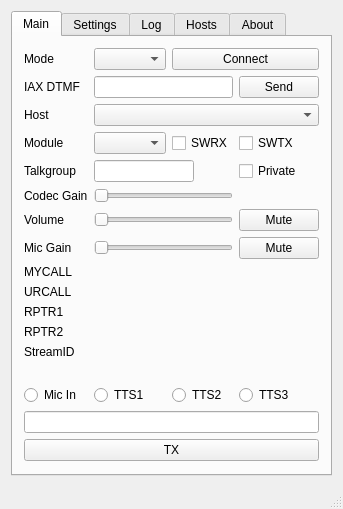
<?xml version="1.0" encoding="UTF-8"?>
<ui version="4.0">
 <class>DudeStar</class>
 <widget class="QMainWindow" name="DudeStar">
  <property name="geometry">
   <rect>
    <x>0</x>
    <y>0</y>
    <width>313</width>
    <height>471</height>
   </rect>
  </property>
  <property name="windowTitle">
   <string>DUDE-Star</string>
  </property>
  <property name="windowIcon">
   <iconset resource="dudestar.qrc">
    <normaloff>:/images/dudestar.png</normaloff>:/images/dudestar.png</iconset>
  </property>
  <widget class="QWidget" name="centralWidget">
   <layout class="QGridLayout" name="gridLayout_5">
    <item row="0" column="0">
     <widget class="QTabWidget" name="tabWidget">
      <property name="currentIndex">
       <number>0</number>
      </property>
      <widget class="QWidget" name="tabMain">
       <property name="sizePolicy">
        <sizepolicy hsizetype="Preferred" vsizetype="Fixed">
         <horstretch>0</horstretch>
         <verstretch>0</verstretch>
        </sizepolicy>
       </property>
       <attribute name="title">
        <string>Main</string>
       </attribute>
       <layout class="QGridLayout" name="gridLayout">
        <item row="9" column="1">
         <widget class="QLabel" name="micLabel">
          <property name="sizePolicy">
           <sizepolicy hsizetype="Preferred" vsizetype="Fixed">
            <horstretch>0</horstretch>
            <verstretch>0</verstretch>
           </sizepolicy>
          </property>
          <property name="text">
           <string>Mic Gain</string>
          </property>
         </widget>
        </item>
        <item row="6" column="4">
         <layout class="QHBoxLayout" name="horizontalLayout">
          <item>
           <widget class="QLabel" name="labelCodecGain">
            <property name="text">
             <string/>
            </property>
           </widget>
          </item>
         </layout>
        </item>
        <item row="16" column="2">
         <widget class="QRadioButton" name="radioTTS1">
          <property name="text">
           <string>TTS1</string>
          </property>
         </widget>
        </item>
        <item row="3" column="2">
         <widget class="QComboBox" name="comboModule"/>
        </item>
        <item row="2" column="2" colspan="3">
         <widget class="QComboBox" name="comboHost"/>
        </item>
        <item row="12" column="1">
         <widget class="QLabel" name="label3">
          <property name="sizePolicy">
           <sizepolicy hsizetype="Preferred" vsizetype="Fixed">
            <horstretch>0</horstretch>
            <verstretch>0</verstretch>
           </sizepolicy>
          </property>
          <property name="text">
           <string>RPTR1</string>
          </property>
         </widget>
        </item>
        <item row="10" column="2" colspan="3">
         <widget class="QLabel" name="data1">
          <property name="sizePolicy">
           <sizepolicy hsizetype="Preferred" vsizetype="Fixed">
            <horstretch>0</horstretch>
            <verstretch>0</verstretch>
           </sizepolicy>
          </property>
          <property name="text">
           <string/>
          </property>
         </widget>
        </item>
        <item row="9" column="4">
         <widget class="QPushButton" name="pushMicMute">
          <property name="text">
           <string>Mute</string>
          </property>
         </widget>
        </item>
        <item row="8" column="2" colspan="2">
         <widget class="QSlider" name="sliderVolume">
          <property name="toolTip">
           <string>Codec output gain adjust.  This is not an audio device volume control.  0 = no adjustment to codec output.</string>
          </property>
          <property name="orientation">
           <enum>Qt::Horizontal</enum>
          </property>
          <property name="tickPosition">
           <enum>QSlider::NoTicks</enum>
          </property>
         </widget>
        </item>
        <item row="16" column="3">
         <widget class="QRadioButton" name="radioTTS2">
          <property name="text">
           <string>TTS2</string>
          </property>
         </widget>
        </item>
        <item row="0" column="1">
         <widget class="QLabel" name="labelMode">
          <property name="text">
           <string>Mode</string>
          </property>
         </widget>
        </item>
        <item row="6" column="2" colspan="2">
         <widget class="QSlider" name="sliderCodecGain">
          <property name="orientation">
           <enum>Qt::Horizontal</enum>
          </property>
         </widget>
        </item>
        <item row="0" column="3" colspan="2">
         <widget class="QPushButton" name="pushConnect">
          <property name="text">
           <string>Connect</string>
          </property>
         </widget>
        </item>
        <item row="16" column="1">
         <widget class="QRadioButton" name="radioMic">
          <property name="text">
           <string>Mic In</string>
          </property>
         </widget>
        </item>
        <item row="17" column="1" colspan="4">
         <widget class="QLineEdit" name="editTTSTXT"/>
        </item>
        <item row="15" column="1">
         <widget class="QLabel" name="label6">
          <property name="sizePolicy">
           <sizepolicy hsizetype="Preferred" vsizetype="Fixed">
            <horstretch>0</horstretch>
            <verstretch>0</verstretch>
           </sizepolicy>
          </property>
          <property name="text">
           <string/>
          </property>
         </widget>
        </item>
        <item row="8" column="1">
         <widget class="QLabel" name="labelVolume">
          <property name="sizePolicy">
           <sizepolicy hsizetype="Fixed" vsizetype="Fixed">
            <horstretch>0</horstretch>
            <verstretch>0</verstretch>
           </sizepolicy>
          </property>
          <property name="text">
           <string>Volume</string>
          </property>
         </widget>
        </item>
        <item row="13" column="2" colspan="3">
         <widget class="QLabel" name="data4">
          <property name="sizePolicy">
           <sizepolicy hsizetype="Preferred" vsizetype="Fixed">
            <horstretch>0</horstretch>
            <verstretch>0</verstretch>
           </sizepolicy>
          </property>
          <property name="text">
           <string/>
          </property>
         </widget>
        </item>
        <item row="10" column="1">
         <widget class="QLabel" name="label1">
          <property name="sizePolicy">
           <sizepolicy hsizetype="Preferred" vsizetype="Fixed">
            <horstretch>0</horstretch>
            <verstretch>0</verstretch>
           </sizepolicy>
          </property>
          <property name="text">
           <string>MYCALL</string>
          </property>
         </widget>
        </item>
        <item row="3" column="3">
         <widget class="QCheckBox" name="checkSWRX">
          <property name="text">
           <string>SWRX</string>
          </property>
         </widget>
        </item>
        <item row="3" column="1">
         <widget class="QLabel" name="labelModule">
          <property name="text">
           <string>Module</string>
          </property>
         </widget>
        </item>
        <item row="16" column="4">
         <widget class="QRadioButton" name="radioTTS3">
          <property name="text">
           <string>TTS3</string>
          </property>
         </widget>
        </item>
        <item row="2" column="1">
         <widget class="QLabel" name="labelHost">
          <property name="text">
           <string>Host</string>
          </property>
         </widget>
        </item>
        <item row="9" column="2" colspan="2">
         <widget class="QSlider" name="sliderMic">
          <property name="toolTip">
           <string>Audio capture device gain adjust .</string>
          </property>
          <property name="orientation">
           <enum>Qt::Horizontal</enum>
          </property>
         </widget>
        </item>
        <item row="4" column="1">
         <widget class="QLabel" name="labelTalkgroup">
          <property name="sizePolicy">
           <sizepolicy hsizetype="Preferred" vsizetype="Fixed">
            <horstretch>0</horstretch>
            <verstretch>0</verstretch>
           </sizepolicy>
          </property>
          <property name="text">
           <string>Talkgroup</string>
          </property>
         </widget>
        </item>
        <item row="8" column="4">
         <widget class="QPushButton" name="pushVolMute">
          <property name="text">
           <string>Mute</string>
          </property>
         </widget>
        </item>
        <item row="6" column="1">
         <widget class="QLabel" name="label">
          <property name="text">
           <string>Codec Gain</string>
          </property>
         </widget>
        </item>
        <item row="3" column="4">
         <widget class="QCheckBox" name="checkSWTX">
          <property name="sizePolicy">
           <sizepolicy hsizetype="Preferred" vsizetype="Fixed">
            <horstretch>0</horstretch>
            <verstretch>0</verstretch>
           </sizepolicy>
          </property>
          <property name="text">
           <string>SWTX</string>
          </property>
         </widget>
        </item>
        <item row="18" column="1" colspan="4">
         <widget class="QPushButton" name="pushTX">
          <property name="text">
           <string>TX</string>
          </property>
         </widget>
        </item>
        <item row="13" column="1">
         <widget class="QLabel" name="label4">
          <property name="sizePolicy">
           <sizepolicy hsizetype="Preferred" vsizetype="Fixed">
            <horstretch>0</horstretch>
            <verstretch>0</verstretch>
           </sizepolicy>
          </property>
          <property name="text">
           <string>RPTR2</string>
          </property>
         </widget>
        </item>
        <item row="11" column="2" colspan="3">
         <widget class="QLabel" name="data2">
          <property name="sizePolicy">
           <sizepolicy hsizetype="Preferred" vsizetype="Fixed">
            <horstretch>0</horstretch>
            <verstretch>0</verstretch>
           </sizepolicy>
          </property>
          <property name="text">
           <string/>
          </property>
         </widget>
        </item>
        <item row="11" column="1">
         <widget class="QLabel" name="label2">
          <property name="sizePolicy">
           <sizepolicy hsizetype="Preferred" vsizetype="Fixed">
            <horstretch>0</horstretch>
            <verstretch>0</verstretch>
           </sizepolicy>
          </property>
          <property name="text">
           <string>URCALL</string>
          </property>
         </widget>
        </item>
        <item row="14" column="1">
         <widget class="QLabel" name="label5">
          <property name="sizePolicy">
           <sizepolicy hsizetype="Preferred" vsizetype="Fixed">
            <horstretch>0</horstretch>
            <verstretch>0</verstretch>
           </sizepolicy>
          </property>
          <property name="text">
           <string>StreamID</string>
          </property>
         </widget>
        </item>
        <item row="14" column="2" colspan="3">
         <widget class="QLabel" name="data5">
          <property name="sizePolicy">
           <sizepolicy hsizetype="Preferred" vsizetype="Fixed">
            <horstretch>0</horstretch>
            <verstretch>0</verstretch>
           </sizepolicy>
          </property>
          <property name="text">
           <string/>
          </property>
         </widget>
        </item>
        <item row="12" column="2" colspan="3">
         <widget class="QLabel" name="data3">
          <property name="sizePolicy">
           <sizepolicy hsizetype="Preferred" vsizetype="Fixed">
            <horstretch>0</horstretch>
            <verstretch>0</verstretch>
           </sizepolicy>
          </property>
          <property name="text">
           <string/>
          </property>
         </widget>
        </item>
        <item row="15" column="2" colspan="3">
         <widget class="QLabel" name="data6">
          <property name="sizePolicy">
           <sizepolicy hsizetype="Preferred" vsizetype="Fixed">
            <horstretch>0</horstretch>
            <verstretch>0</verstretch>
           </sizepolicy>
          </property>
          <property name="text">
           <string/>
          </property>
         </widget>
        </item>
        <item row="5" column="1" colspan="4">
         <layout class="QHBoxLayout" name="levelmeterLayout">
          <property name="spacing">
           <number>2</number>
          </property>
         </layout>
        </item>
        <item row="0" column="2">
         <widget class="QComboBox" name="comboMode"/>
        </item>
        <item row="1" column="1">
         <widget class="QLabel" name="labelIAXDTMF">
          <property name="text">
           <string>IAX DTMF</string>
          </property>
         </widget>
        </item>
        <item row="1" column="2" colspan="2">
         <widget class="QLineEdit" name="editIAXDTMF"/>
        </item>
        <item row="1" column="4">
         <widget class="QPushButton" name="pushIAXDTMF">
          <property name="text">
           <string>Send</string>
          </property>
         </widget>
        </item>
        <item row="4" column="4">
         <widget class="QCheckBox" name="checkPrivate">
          <property name="text">
           <string>Private</string>
          </property>
         </widget>
        </item>
        <item row="4" column="2" colspan="2">
         <widget class="QLineEdit" name="editTG">
          <property name="maximumSize">
           <size>
            <width>100</width>
            <height>16777215</height>
           </size>
          </property>
         </widget>
        </item>
       </layout>
      </widget>
      <widget class="QWidget" name="settingsTab">
       <attribute name="title">
        <string>Settings</string>
       </attribute>
       <layout class="QGridLayout" name="gridLayout_3">
        <item row="0" column="0">
         <widget class="QScrollArea" name="scrollArea">
          <property name="horizontalScrollBarPolicy">
           <enum>Qt::ScrollBarAlwaysOff</enum>
          </property>
          <property name="widgetResizable">
           <bool>true</bool>
          </property>
          <widget class="QWidget" name="scrollAreaWidgetContents">
           <property name="geometry">
            <rect>
             <x>0</x>
             <y>-400</y>
             <width>372</width>
             <height>1383</height>
            </rect>
           </property>
           <layout class="QGridLayout" name="gridLayout_4">
            <item row="31" column="1" colspan="2">
             <widget class="QLineEdit" name="editIAXPassword">
              <property name="echoMode">
               <enum>QLineEdit::Password</enum>
              </property>
             </widget>
            </item>
            <item row="23" column="3">
             <widget class="QLineEdit" name="editURCALL">
              <property name="maximumSize">
               <size>
                <width>16777215</width>
                <height>16777215</height>
               </size>
              </property>
             </widget>
            </item>
            <item row="53" column="0">
             <widget class="QPushButton" name="pushUpdateHostFiles">
              <property name="text">
               <string>Update host files</string>
              </property>
             </widget>
            </item>
            <item row="28" column="0">
             <widget class="QRadioButton" name="radioButtonM173200">
              <property name="text">
               <string>Full rate (VW)</string>
              </property>
             </widget>
            </item>
            <item row="23" column="1">
             <widget class="QLineEdit" name="editMYCALL">
              <property name="maximumSize">
               <size>
                <width>16777215</width>
                <height>16777215</height>
               </size>
              </property>
              <property name="text">
               <string/>
              </property>
             </widget>
            </item>
            <item row="8" column="3">
             <widget class="QComboBox" name="comboESSID">
              <property name="maximumSize">
               <size>
                <width>60</width>
                <height>16777215</height>
               </size>
              </property>
             </widget>
            </item>
            <item row="47" column="0">
             <widget class="QLabel" name="label_12">
              <property name="text">
               <string>D-StarTXLevel</string>
              </property>
             </widget>
            </item>
            <item row="45" column="1">
             <widget class="QLineEdit" name="editModemTxDelay"/>
            </item>
            <item row="49" column="1">
             <widget class="QLineEdit" name="editModemYSFTxLevel"/>
            </item>
            <item row="29" column="1" colspan="3">
             <widget class="Line" name="line_5">
              <property name="orientation">
               <enum>Qt::Horizontal</enum>
              </property>
             </widget>
            </item>
            <item row="13" column="1" colspan="2">
             <widget class="QLineEdit" name="editLong"/>
            </item>
            <item row="36" column="0">
             <widget class="QLabel" name="labelModemRxFreq">
              <property name="text">
               <string>RX Freq (Hz)</string>
              </property>
             </widget>
            </item>
            <item row="19" column="1" colspan="2">
             <widget class="QLineEdit" name="editPKID">
              <property name="enabled">
               <bool>true</bool>
              </property>
             </widget>
            </item>
            <item row="38" column="0">
             <widget class="QLabel" name="label_4">
              <property name="text">
               <string>RX Offset (Hz)</string>
              </property>
             </widget>
            </item>
            <item row="5" column="2" colspan="2">
             <widget class="QCheckBox" name="checkIPv6">
              <property name="text">
               <string>Use IPv6 when available</string>
              </property>
             </widget>
            </item>
            <item row="40" column="0">
             <widget class="QLabel" name="label_6">
              <property name="text">
               <string>RX Level</string>
              </property>
             </widget>
            </item>
            <item row="40" column="1">
             <widget class="QLineEdit" name="editModemRxLevel"/>
            </item>
            <item row="8" column="1">
             <widget class="QLineEdit" name="editDMRID">
              <property name="maximumSize">
               <size>
                <width>16777215</width>
                <height>16777215</height>
               </size>
              </property>
             </widget>
            </item>
            <item row="42" column="0">
             <widget class="QLabel" name="label_8">
              <property name="text">
               <string>RX DC Offset</string>
              </property>
             </widget>
            </item>
            <item row="11" column="0">
             <widget class="QLabel" name="labelCC">
              <property name="text">
               <string>ColorCode</string>
              </property>
             </widget>
            </item>
            <item row="41" column="0">
             <widget class="QLabel" name="label_7">
              <property name="text">
               <string>TX Level</string>
              </property>
             </widget>
            </item>
            <item row="45" column="0">
             <widget class="QLabel" name="label_17">
              <property name="text">
               <string>TX Delay</string>
              </property>
             </widget>
            </item>
            <item row="7" column="1" colspan="3">
             <widget class="Line" name="line">
              <property name="orientation">
               <enum>Qt::Horizontal</enum>
              </property>
             </widget>
            </item>
            <item row="17" column="1" colspan="2">
             <widget class="QLineEdit" name="editURL"/>
            </item>
            <item row="34" column="1" colspan="2">
             <widget class="QLineEdit" name="editIAXPort"/>
            </item>
            <item row="22" column="1" colspan="3">
             <widget class="Line" name="line_3">
              <property name="orientation">
               <enum>Qt::Horizontal</enum>
              </property>
             </widget>
            </item>
            <item row="32" column="0">
             <widget class="QLabel" name="labelIAXNode">
              <property name="text">
               <string>Node[@context]</string>
              </property>
             </widget>
            </item>
            <item row="37" column="0">
             <widget class="QLabel" name="label_3">
              <property name="text">
               <string>TX Freq (Hz)</string>
              </property>
             </widget>
            </item>
            <item row="15" column="0">
             <widget class="QLabel" name="labelDesc">
              <property name="text">
               <string>Description</string>
              </property>
             </widget>
            </item>
            <item row="1" column="1" colspan="3">
             <widget class="QComboBox" name="comboModem"/>
            </item>
            <item row="11" column="3">
             <widget class="QComboBox" name="comboSlot">
              <property name="maximumSize">
               <size>
                <width>60</width>
                <height>16777215</height>
               </size>
              </property>
             </widget>
            </item>
            <item row="43" column="1">
             <widget class="QLineEdit" name="editModemTxDCOffset"/>
            </item>
            <item row="46" column="0">
             <widget class="QLabel" name="label_11">
              <property name="text">
               <string>CWIdTXLevel</string>
              </property>
             </widget>
            </item>
            <item row="25" column="0">
             <widget class="QLabel" name="labelUTTX">
              <property name="text">
               <string>User txt</string>
              </property>
             </widget>
            </item>
            <item row="1" column="0">
             <widget class="QLabel" name="labelModem">
              <property name="text">
               <string>Modem</string>
              </property>
             </widget>
            </item>
            <item row="52" column="2">
             <widget class="QCheckBox" name="checkModemPTTInvert">
              <property name="text">
               <string>PTTInvert</string>
              </property>
             </widget>
            </item>
            <item row="8" column="2">
             <widget class="QLabel" name="labelESSID">
              <property name="maximumSize">
               <size>
                <width>60</width>
                <height>16777215</height>
               </size>
              </property>
              <property name="text">
               <string>ESSID</string>
              </property>
             </widget>
            </item>
            <item row="33" column="0">
             <widget class="QLabel" name="labelIAXHost">
              <property name="text">
               <string>Host</string>
              </property>
             </widget>
            </item>
            <item row="3" column="1" colspan="3">
             <widget class="QComboBox" name="comboCapture"/>
            </item>
            <item row="20" column="0">
             <widget class="QLabel" name="labelDMROptions">
              <property name="text">
               <string>DMR+ options</string>
              </property>
             </widget>
            </item>
            <item row="0" column="1" colspan="3">
             <widget class="QComboBox" name="comboVocoder"/>
            </item>
            <item row="39" column="1">
             <widget class="QLineEdit" name="editModemTxOffset"/>
            </item>
            <item row="33" column="1" colspan="2">
             <widget class="QLineEdit" name="editIAXHost">
              <property name="toolTip">
               <string>default port = 4569</string>
              </property>
             </widget>
            </item>
            <item row="28" column="1" colspan="2">
             <widget class="QRadioButton" name="radioButtonM171600">
              <property name="text">
               <string>Voice / Data (DN)</string>
              </property>
             </widget>
            </item>
            <item row="29" column="0">
             <widget class="QLabel" name="labelIAXSettings">
              <property name="font">
               <font>
                <weight>75</weight>
                <bold>true</bold>
               </font>
              </property>
              <property name="text">
               <string>IAX Settings</string>
              </property>
             </widget>
            </item>
            <item row="26" column="0" colspan="4">
             <widget class="QCheckBox" name="checkXrf2Ref">
              <property name="text">
               <string>Connect to XRF using REF (Dplus) protocol</string>
              </property>
             </widget>
            </item>
            <item row="36" column="1" colspan="2">
             <widget class="QLineEdit" name="editModemRxFreq"/>
            </item>
            <item row="18" column="1" colspan="2">
             <widget class="QLineEdit" name="editSWID">
              <property name="enabled">
               <bool>true</bool>
              </property>
             </widget>
            </item>
            <item row="50" column="1">
             <widget class="QLineEdit" name="editModemP25TxLevel"/>
            </item>
            <item row="25" column="1" colspan="3">
             <widget class="QLineEdit" name="editUserTxt"/>
            </item>
            <item row="15" column="1" colspan="2">
             <widget class="QLineEdit" name="editDesc"/>
            </item>
            <item row="35" column="1" colspan="3">
             <widget class="Line" name="line_4">
              <property name="orientation">
               <enum>Qt::Horizontal</enum>
              </property>
             </widget>
            </item>
            <item row="14" column="1" colspan="2">
             <widget class="QLineEdit" name="editLocation"/>
            </item>
            <item row="50" column="0">
             <widget class="QLabel" name="label_15">
              <property name="text">
               <string>P25TXLevel</string>
              </property>
             </widget>
            </item>
            <item row="14" column="0">
             <widget class="QLabel" name="labelLocation">
              <property name="text">
               <string>Location</string>
              </property>
             </widget>
            </item>
            <item row="11" column="2">
             <widget class="QLabel" name="labelSlot">
              <property name="maximumSize">
               <size>
                <width>60</width>
                <height>16777215</height>
               </size>
              </property>
              <property name="text">
               <string>Slot</string>
              </property>
             </widget>
            </item>
            <item row="32" column="1" colspan="2">
             <widget class="QLineEdit" name="editIAXNode">
              <property name="toolTip">
               <string extracomment="default context = iax-client">default context = iax-client</string>
              </property>
             </widget>
            </item>
            <item row="23" column="0">
             <widget class="QLabel" name="labelMCTX">
              <property name="text">
               <string>MYCALL</string>
              </property>
             </widget>
            </item>
            <item row="52" column="0">
             <widget class="QCheckBox" name="checkModemTxInvert">
              <property name="text">
               <string>TXInvert</string>
              </property>
             </widget>
            </item>
            <item row="11" column="1">
             <widget class="QComboBox" name="comboCC">
              <property name="maximumSize">
               <size>
                <width>60</width>
                <height>16777215</height>
               </size>
              </property>
             </widget>
            </item>
            <item row="30" column="0">
             <widget class="QLabel" name="labelIAXUser">
              <property name="text">
               <string>Username</string>
              </property>
             </widget>
            </item>
            <item row="8" column="0">
             <widget class="QLabel" name="labelDMRID">
              <property name="text">
               <string>DMR ID</string>
              </property>
             </widget>
            </item>
            <item row="53" column="1">
             <widget class="QPushButton" name="pushUpdateDMRIDs">
              <property name="text">
               <string>Update ID files</string>
              </property>
             </widget>
            </item>
            <item row="39" column="0">
             <widget class="QLabel" name="label_5">
              <property name="text">
               <string>Tx Offset (Hz)</string>
              </property>
             </widget>
            </item>
            <item row="38" column="1">
             <widget class="QLineEdit" name="editModemRxOffset"/>
            </item>
            <item row="47" column="1">
             <widget class="QLineEdit" name="editModemDstarTxLevel"/>
            </item>
            <item row="51" column="1">
             <widget class="QLineEdit" name="editModemNXDNTxLevel"/>
            </item>
            <item row="12" column="1" colspan="2">
             <widget class="QLineEdit" name="editLat"/>
            </item>
            <item row="46" column="1">
             <widget class="QLineEdit" name="editModemCWIdTxLevel"/>
            </item>
            <item row="2" column="0">
             <widget class="QLabel" name="labelPlayback">
              <property name="maximumSize">
               <size>
                <width>125</width>
                <height>16777215</height>
               </size>
              </property>
              <property name="text">
               <string>Playback device</string>
              </property>
             </widget>
            </item>
            <item row="43" column="0">
             <widget class="QLabel" name="label_9">
              <property name="text">
               <string>TX DC Offset</string>
              </property>
             </widget>
            </item>
            <item row="20" column="1" colspan="3">
             <widget class="QLineEdit" name="editDMROptions"/>
            </item>
            <item row="9" column="1" colspan="3">
             <widget class="QLineEdit" name="editBMPassword">
              <property name="echoMode">
               <enum>QLineEdit::Password</enum>
              </property>
             </widget>
            </item>
            <item row="42" column="1">
             <widget class="QLineEdit" name="editModemRxDCOffset"/>
            </item>
            <item row="0" column="0">
             <widget class="QLabel" name="labelVocoder">
              <property name="text">
               <string>Vocoder</string>
              </property>
             </widget>
            </item>
            <item row="23" column="2">
             <widget class="QLabel" name="labelURTX">
              <property name="maximumSize">
               <size>
                <width>60</width>
                <height>16777215</height>
               </size>
              </property>
              <property name="text">
               <string>URCALL</string>
              </property>
             </widget>
            </item>
            <item row="5" column="1">
             <widget class="QLineEdit" name="editCallsign">
              <property name="maximumSize">
               <size>
                <width>16777215</width>
                <height>16777215</height>
               </size>
              </property>
             </widget>
            </item>
            <item row="35" column="0">
             <widget class="QLabel" name="label_2">
              <property name="font">
               <font>
                <weight>75</weight>
                <bold>true</bold>
               </font>
              </property>
              <property name="text">
               <string>Modem Settings</string>
              </property>
             </widget>
            </item>
            <item row="19" column="0">
             <widget class="QLabel" name="labelPKID">
              <property name="text">
               <string>Package ID</string>
              </property>
             </widget>
            </item>
            <item row="37" column="1" colspan="2">
             <widget class="QLineEdit" name="editModemTxFreq"/>
            </item>
            <item row="24" column="3">
             <widget class="QLineEdit" name="editRPTR2">
              <property name="maximumSize">
               <size>
                <width>16777215</width>
                <height>16777215</height>
               </size>
              </property>
              <property name="text">
               <string/>
              </property>
             </widget>
            </item>
            <item row="21" column="0" colspan="3">
             <widget class="QCheckBox" name="checkDMROptions">
              <property name="text">
               <string>Send DMR+ options on connect</string>
              </property>
             </widget>
            </item>
            <item row="16" column="1" colspan="2">
             <widget class="QLineEdit" name="editFreq"/>
            </item>
            <item row="16" column="0">
             <widget class="QLabel" name="labelFreq">
              <property name="text">
               <string>Freq (Hz)</string>
              </property>
             </widget>
            </item>
            <item row="30" column="1" colspan="2">
             <widget class="QLineEdit" name="editIAXUsername"/>
            </item>
            <item row="48" column="1">
             <widget class="QLineEdit" name="editModemDMRTxLevel"/>
            </item>
            <item row="12" column="0">
             <widget class="QLabel" name="labelLat">
              <property name="text">
               <string>Latitude</string>
              </property>
             </widget>
            </item>
            <item row="41" column="1">
             <widget class="QLineEdit" name="editModemTxLevel"/>
            </item>
            <item row="27" column="0">
             <widget class="QLabel" name="labelM17Settings">
              <property name="font">
               <font>
                <weight>75</weight>
                <bold>true</bold>
               </font>
              </property>
              <property name="text">
               <string>M17 / YSF Mode</string>
              </property>
             </widget>
            </item>
            <item row="52" column="1">
             <widget class="QCheckBox" name="checkModemRxInvert">
              <property name="text">
               <string>RXInvert</string>
              </property>
             </widget>
            </item>
            <item row="9" column="0">
             <widget class="QLabel" name="labelBMPassword">
              <property name="text">
               <string>BM password</string>
              </property>
             </widget>
            </item>
            <item row="18" column="0">
             <widget class="QLabel" name="labelSWID">
              <property name="enabled">
               <bool>true</bool>
              </property>
              <property name="text">
               <string>Software ID</string>
              </property>
             </widget>
            </item>
            <item row="13" column="0">
             <widget class="QLabel" name="labelLong">
              <property name="text">
               <string>Longitude</string>
              </property>
             </widget>
            </item>
            <item row="48" column="0">
             <widget class="QLabel" name="label_13">
              <property name="text">
               <string>DMRTXLevel</string>
              </property>
             </widget>
            </item>
            <item row="44" column="1">
             <widget class="QLineEdit" name="editModemRFLevel"/>
            </item>
            <item row="7" column="0">
             <widget class="QLabel" name="labelDMRSettings">
              <property name="font">
               <font>
                <weight>75</weight>
                <bold>true</bold>
               </font>
              </property>
              <property name="text">
               <string>DMR Settings</string>
              </property>
             </widget>
            </item>
            <item row="3" column="0">
             <widget class="QLabel" name="labelCapture">
              <property name="text">
               <string>Capture device</string>
              </property>
             </widget>
            </item>
            <item row="22" column="0">
             <widget class="QLabel" name="labelDSTARSettings">
              <property name="font">
               <font>
                <weight>75</weight>
                <bold>true</bold>
               </font>
              </property>
              <property name="text">
               <string>DSTAR Settings</string>
              </property>
             </widget>
            </item>
            <item row="10" column="0">
             <widget class="QLabel" name="labelTGIFPassword">
              <property name="text">
               <string>TGIF  password</string>
              </property>
             </widget>
            </item>
            <item row="2" column="1" colspan="3">
             <widget class="QComboBox" name="comboPlayback"/>
            </item>
            <item row="5" column="0">
             <widget class="QLabel" name="labelCallsign">
              <property name="text">
               <string>Callsign</string>
              </property>
             </widget>
            </item>
            <item row="24" column="2">
             <widget class="QLabel" name="labelR2TX">
              <property name="maximumSize">
               <size>
                <width>60</width>
                <height>16777215</height>
               </size>
              </property>
              <property name="text">
               <string>RPTR2</string>
              </property>
             </widget>
            </item>
            <item row="31" column="0">
             <widget class="QLabel" name="labelIAXPasseord">
              <property name="text">
               <string>Password</string>
              </property>
             </widget>
            </item>
            <item row="17" column="0">
             <widget class="QLabel" name="labelURL">
              <property name="text">
               <string>URL</string>
              </property>
             </widget>
            </item>
            <item row="44" column="0">
             <widget class="QLabel" name="label_10">
              <property name="text">
               <string>RF Level</string>
              </property>
             </widget>
            </item>
            <item row="34" column="0">
             <widget class="QLabel" name="labelIAXPort">
              <property name="text">
               <string>Port</string>
              </property>
             </widget>
            </item>
            <item row="24" column="0">
             <widget class="QLabel" name="labelR1TX">
              <property name="text">
               <string>RPTR1</string>
              </property>
             </widget>
            </item>
            <item row="27" column="1" colspan="3">
             <widget class="Line" name="line_2">
              <property name="orientation">
               <enum>Qt::Horizontal</enum>
              </property>
             </widget>
            </item>
            <item row="49" column="0">
             <widget class="QLabel" name="label_14">
              <property name="text">
               <string>YSFTXLevel</string>
              </property>
             </widget>
            </item>
            <item row="51" column="0">
             <widget class="QLabel" name="label_16">
              <property name="text">
               <string>NXDNTXLevel</string>
              </property>
             </widget>
            </item>
            <item row="24" column="1">
             <widget class="QLineEdit" name="editRPTR1">
              <property name="maximumSize">
               <size>
                <width>16777215</width>
                <height>16777215</height>
               </size>
              </property>
             </widget>
            </item>
            <item row="6" column="0">
             <widget class="QLabel" name="labelTXTimeout">
              <property name="text">
               <string>TX Timeout</string>
              </property>
             </widget>
            </item>
            <item row="6" column="1">
             <widget class="QLineEdit" name="editTXTimeout"/>
            </item>
            <item row="10" column="1" colspan="3">
             <widget class="QLineEdit" name="editTGIFPassword"/>
            </item>
            <item row="6" column="2">
             <widget class="QCheckBox" name="checkToggleTX">
              <property name="text">
               <string>Enable TX toggle</string>
              </property>
             </widget>
            </item>
           </layout>
          </widget>
         </widget>
        </item>
       </layout>
      </widget>
      <widget class="QWidget" name="tabLog">
       <attribute name="title">
        <string>Log</string>
       </attribute>
       <layout class="QGridLayout" name="gridLayout_6">
        <item row="0" column="0">
         <widget class="QTextBrowser" name="textLog">
          <property name="html">
           <string>&lt;!DOCTYPE HTML PUBLIC &quot;-//W3C//DTD HTML 4.0//EN&quot; &quot;http://www.w3.org/TR/REC-html40/strict.dtd&quot;&gt;
&lt;html&gt;&lt;head&gt;&lt;meta name=&quot;qrichtext&quot; content=&quot;1&quot; /&gt;&lt;style type=&quot;text/css&quot;&gt;
p, li { white-space: pre-wrap; }
&lt;/style&gt;&lt;/head&gt;&lt;body style=&quot; font-family:'Sans'; font-size:8pt; font-weight:400; font-style:normal;&quot;&gt;
&lt;p style=&quot;-qt-paragraph-type:empty; margin-top:0px; margin-bottom:0px; margin-left:0px; margin-right:0px; -qt-block-indent:0; text-indent:0px;&quot;&gt;&lt;br /&gt;&lt;/p&gt;&lt;/body&gt;&lt;/html&gt;</string>
          </property>
         </widget>
        </item>
       </layout>
      </widget>
      <widget class="QWidget" name="tabHosts">
       <attribute name="title">
        <string>Hosts</string>
       </attribute>
       <layout class="QGridLayout" name="gridLayout_7">
        <item row="0" column="0" colspan="2">
         <widget class="QLabel" name="label_18">
          <property name="text">
           <string>Custom hostfile format: (password for DMR only)</string>
          </property>
         </widget>
        </item>
        <item row="2" column="0">
         <widget class="QLabel" name="label_20">
          <property name="text">
           <string>Examples:</string>
          </property>
         </widget>
        </item>
        <item row="3" column="0">
         <widget class="QLabel" name="label_21">
          <property name="text">
           <string>REF REF123 192.168.1.1 20001</string>
          </property>
         </widget>
        </item>
        <item row="1" column="0" colspan="2">
         <widget class="QLabel" name="label_19">
          <property name="text">
           <string>&lt;mode&gt; &lt;name&gt; &lt;host&gt; &lt;port&gt; &lt;password&gt;</string>
          </property>
         </widget>
        </item>
        <item row="5" column="0">
         <widget class="QTextEdit" name="textCustomHosts"/>
        </item>
        <item row="4" column="0">
         <widget class="QLabel" name="label_22">
          <property name="text">
           <string>DMR MyDMR 192.168.1.1 62030 MyPassword</string>
          </property>
         </widget>
        </item>
       </layout>
      </widget>
      <widget class="QWidget" name="tabAbout">
       <attribute name="title">
        <string>About</string>
       </attribute>
       <layout class="QGridLayout" name="gridLayout_2">
        <item row="0" column="0">
         <widget class="QTextBrowser" name="textAbout"/>
        </item>
       </layout>
      </widget>
     </widget>
    </item>
   </layout>
  </widget>
  <widget class="QStatusBar" name="statusBar"/>
 </widget>
 <layoutdefault spacing="6" margin="11"/>
 <resources>
  <include location="dudestar.qrc"/>
 </resources>
 <connections/>
</ui>
